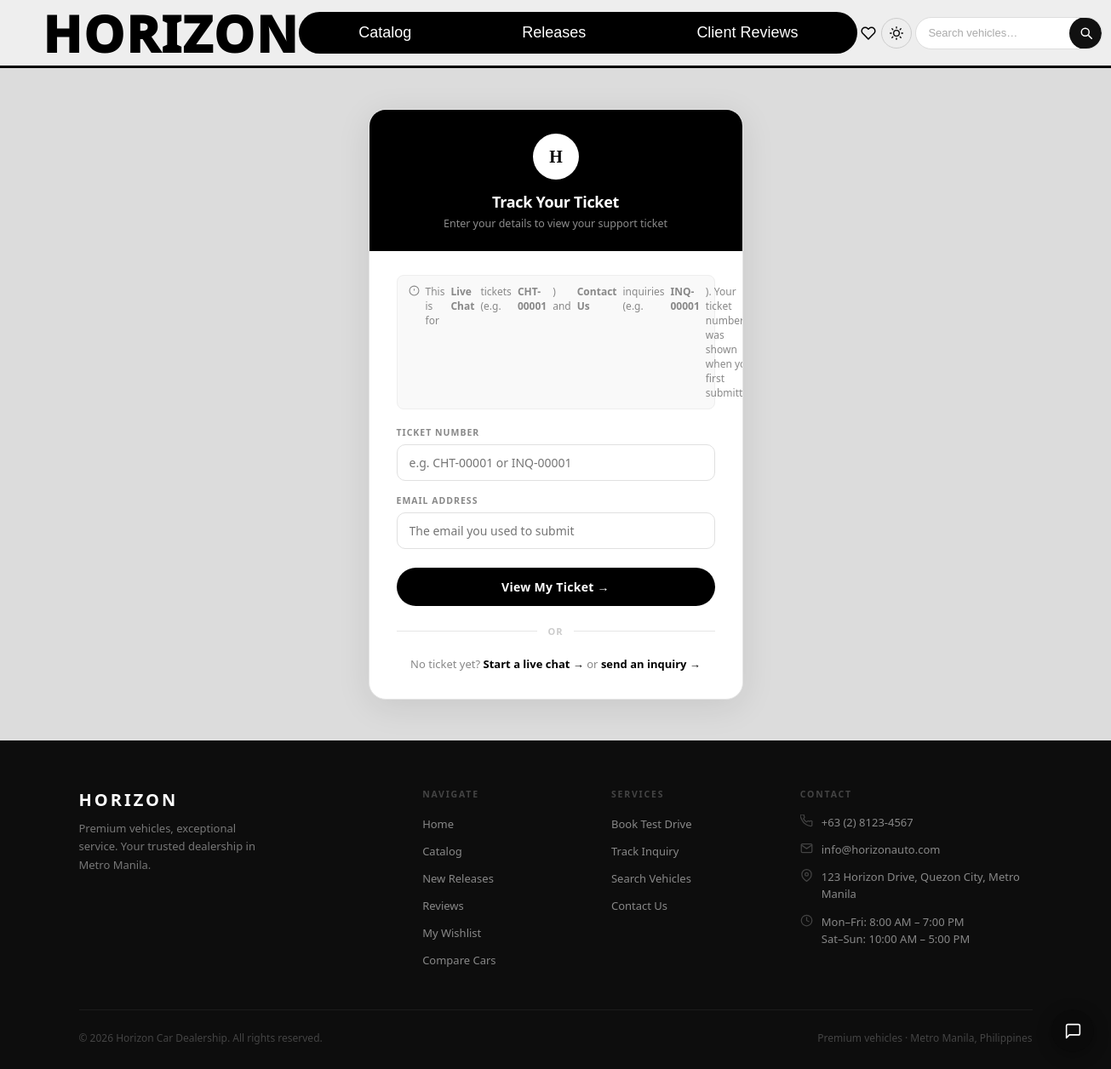
The page /ticket/ on the database its author committed.
### horizon/models.py (models this page shows, shortened)
class DealershipSettings(models.Model):
    dealership_name  = models.CharField(max_length=120, default='Horizon Car Dealership')
    phone            = models.CharField(max_length=40,  default='+63 (2) 8123-4567')
    email            = models.EmailField(default='info@horizonauto.com')
    address          = models.CharField(max_length=200, default='123 Horizon Drive, Quezon City, Metro Manila')
    weekday_hours    = models.CharField(max_length=60,  default='8:00 AM – 7:00 PM')
    weekend_hours    = models.CharField(max_length=60,  default='10:00 AM – 5:00 PM')
    facebook_url     = models.URLField(blank=True, default='')
    instagram_url    = models.URLField(blank=True, default='')
    telegram_url     = models.URLField(blank=True, default='')
    tagline          = models.CharField(max_length=200, blank=True, default='')
    brand_name       = models.CharField(max_length=40, default='HORIZON',
                           help_text='Short name shown in the navbar (e.g. HORIZON)')
    chat_avatar_letter = models.CharField(max_length=2, default='H',
                           help_text='1-2 letter initial shown in the chat widget avatar')
    footer_tagline   = models.CharField(max_length=200, blank=True,
                           default='Premium vehicles, exceptional service. Your trusted dealership in Metro Manila.',
                           help_text='Short description shown under the brand name in the footer')
    footer_copyright = models.CharField(max_length=200, blank=True, default='',
                           help_text='Custom copyright line. Leave blank to auto-generate from dealership name.')
    footer_show_nav      = models.BooleanField(default=True, help_text='Show the Navigate links column')
    footer_show_services = models.BooleanField(default=True, help_text='Show the Services links column')
    footer_show_contact  = models.BooleanField(default=True, help_text='Show the Contact details column')
    footer_show_socials  = models.BooleanField(default=True, help_text='Show social media icon links')
    class Meta:
        verbose_name = verbose_name_plural = 'Dealership Settings'
    @classmethod
    def get(cls):
        obj, _ = cls.objects.get_or_create(pk=1)
        return obj

### horizon/views.py (the view, shortened to what this page needs)
# urls.py: path('ticket/',                  views.ticket_lookup,    name='ticket_lookup'),
@csrf_exempt
def ticket_lookup(request):
    error = None
    return render(request, 'horizon/ticket_lookup.html', {'error': error})

### horizon/context_processors.py (called while the page is built)
def dealership_settings(request):
    return {'dealership_settings': DealershipSettings.get()}

def pending_test_drives(request):
    try:
        count = TestDriveRequest.objects.filter(is_read=False).count()
    except Exception:
        count = 0
    return {'sb_pending_test_drives': count}

### horizon/templates/horizon/ticket_lookup.html (shortened to what this page needs)
{% extends 'horizon/base.html' %}
{% load static %}
{% block content %}
<div class="tl-wrap">
  <div class="tl-card">
    <div class="tl-head">
      <div class="tl-logo">H</div>
      <h1>Track Your Ticket</h1>
      <p>Enter your details to view your support ticket</p>
    </div>
    <div class="tl-body">
      <div class="tl-hint">
        <svg width="13" height="13" viewBox="0 0 24 24" fill="none" stroke="currentColor" stroke-width="2" style="flex-shrink:0;margin-top:1px"><circle cx="12" cy="12" r="10"/><line x1="12" y1="8" x2="12" y2="12"/><line x1="12" y1="16" x2="12.01" y2="16"/></svg>
        This is for <strong>Live Chat</strong> tickets (e.g. <strong>CHT-00001</strong>) and <strong>Contact Us</strong> inquiries (e.g. <strong>INQ-00001</strong>). Your ticket number was shown when you first submitted.
      </div>
      <form method="post">
        <div class="tl-field">
          <label class="tl-label">Ticket Number</label>
          <input class="tl-input {% if error %}err{% endif %}"
                 type="text" name="ticket_no"
                 placeholder="e.g. CHT-00001 or INQ-00001"
                 autocomplete="off"
                 value="{{ request.POST.ticket_no|default:'' }}">
        </div>
        <div class="tl-field">
          <label class="tl-label">Email Address</label>
          <input class="tl-input {% if error %}err{% endif %}"
                 type="email" name="email"
                 placeholder="The email you used to submit"
                 value="{{ request.POST.email|default:'' }}">
        </div>
        <button type="submit" class="tl-btn">View My Ticket →</button>
      </form>
      <div class="tl-divider">or</div>
      <p class="tl-sub-link">No ticket yet? <a href="{% url 'home' %}">Start a live chat →</a> or <a href="{% url 'home' %}#contact">send an inquiry →</a></p>
    </div>
  </div>
</div>
{% endblock %}

### horizon/templates/horizon/base.html (shortened to what this page needs)
{% load static %}
<!DOCTYPE html>
<html lang="en">
<head>
  <link rel="stylesheet" href="{% static 'css/stylesheet.css' %}">
  <link rel="stylesheet" href="{% static 'css/dark.css' %}">
</head>
<body>
<header class="navbar">
  <div class="logo"><a href="{% url 'home' %}">{{ dealership_settings.brand_name }}</a></div>
  <nav class="nav-center" id="navMenu">
    <a href="{% url 'catalog' %}">Catalog</a>
    <a href="{% url 'releases' %}">Releases</a>
    <a href="{% url 'client_releases' %}">Client Reviews</a>
  </nav>
  <a href="{% url 'wishlist' %}" class="nav-wl-link" title="My Wishlist" aria-label="Wishlist">
    <svg width="18" height="18" viewBox="0 0 24 24" fill="none" stroke="currentColor" stroke-width="2" stroke-linecap="round" stroke-linejoin="round"><path d="M20.84 4.61a5.5 5.5 0 0 0-7.78 0L12 5.67l-1.06-1.06a5.5 5.5 0 0 0-7.78 7.78l1.06 1.06L12 21.23l7.78-7.78 1.06-1.06a5.5 5.5 0 0 0 0-7.78z"/></svg>
  </a>
  <button class="dm-toggle" id="dmToggle" onclick="dmToggle()" title="Toggle dark mode" aria-label="Toggle dark mode">
  </button>
  <div class="nav-search-wrap" id="navSearchWrap">
    <form class="nav-search" action="{% url 'search' %}" method="get" role="search" onsubmit="navAcClose()">
      <input class="nav-search-input" id="navSearchInput" type="search" name="q" placeholder="Search vehicles…"
             value="{{ request.GET.q|default:'' }}" autocomplete="off" aria-label="Search vehicles"
             oninput="navAcInput(this.value)" onkeydown="navAcKey(event)" onfocus="navAcInput(this.value)">
      <button class="nav-search-btn" type="submit" aria-label="Submit search">
        <svg width="15" height="15" viewBox="0 0 20 20" fill="none" stroke="currentColor"
             stroke-width="2" stroke-linecap="round"><circle cx="9" cy="9" r="6"/><line x1="14.5" y1="14.5" x2="19" y2="19"/></svg>
      </button>
    </form>
  </div>
</header>
{% block content %}{% endblock %}
<footer class="site-footer">
  <div class="ft-inner">
    <div class="ft-grid">
      <div class="ft-col ft-col-brand">
        <p class="ft-brand-name">{{ dealership_settings.brand_name }}</p>
        {% if dealership_settings.footer_tagline %}
        <p class="ft-tagline">{{ dealership_settings.footer_tagline }}</p>
        {% endif %}
      </div>
      {% if dealership_settings.footer_show_nav %}
      <div class="ft-col">
        <p class="ft-col-title">Navigate</p>
        <ul class="ft-links">
          <li><a href="{% url 'home' %}">Home</a></li>
          <li><a href="{% url 'catalog' %}">Catalog</a></li>
          <li><a href="{% url 'releases' %}">New Releases</a></li>
          <li><a href="{% url 'client_releases' %}">Reviews</a></li>
          <li><a href="{% url 'wishlist' %}">My Wishlist</a></li>
          <li><a href="{% url 'compare' %}">Compare Cars</a></li>
        </ul>
      </div>
      {% endif %}
      {% if dealership_settings.footer_show_services %}
      <div class="ft-col">
        <p class="ft-col-title">Services</p>
        <ul class="ft-links">
          <li><a href="{% url 'vehicle_detail' pk=1 %}" onclick="event.preventDefault();document.querySelector('.float-chat-btn')&&document.querySelector('.float-chat-btn').click()">Book Test Drive</a></li>
          <li><a href="{% url 'ticket_lookup' %}">Track Inquiry</a></li>
          <li><a href="{% url 'search' %}">Search Vehicles</a></li>
          <li><a href="{% url 'home' %}#contact">Contact Us</a></li>
        </ul>
      </div>
      {% endif %}
      {% if dealership_settings.footer_show_contact %}
      <div class="ft-col ft-col-contact">
        <p class="ft-col-title">Contact</p>
        {% if dealership_settings.phone %}
        <div class="ft-contact-item">
          <span>{{ dealership_settings.phone }}</span>
        </div>
        {% endif %}
        {% if dealership_settings.email %}
        <div class="ft-contact-item">
          <svg class="ft-ci" viewBox="0 0 24 24" fill="none" stroke="currentColor" stroke-width="2" stroke-linecap="round" stroke-linejoin="round"><path d="M4 4h16c1.1 0 2 .9 2 2v12c0 1.1-.9 2-2 2H4c-1.1 0-2-.9-2-2V6c0-1.1.9-2 2-2z"/><polyline points="22,6 12,13 2,6"/></svg>
          <span>{{ dealership_settings.email }}</span>
        </div>
        {% endif %}
        {% if dealership_settings.address %}
        <div class="ft-contact-item">
          <svg class="ft-ci" viewBox="0 0 24 24" fill="none" stroke="currentColor" stroke-width="2" stroke-linecap="round" stroke-linejoin="round"><path d="M21 10c0 7-9 13-9 13s-9-6-9-13a9 9 0 0118 0z"/><circle cx="12" cy="10" r="3"/></svg>
          <span>{{ dealership_settings.address }}</span>
        </div>
        {% endif %}
        {% if dealership_settings.weekday_hours or dealership_settings.weekend_hours %}
        <div class="ft-contact-item">
          <svg class="ft-ci" viewBox="0 0 24 24" fill="none" stroke="currentColor" stroke-width="2" stroke-linecap="round" stroke-linejoin="round"><circle cx="12" cy="12" r="10"/><polyline points="12 6 12 12 16 14"/></svg>
          <span>
            {% if dealership_settings.weekday_hours %}Mon–Fri: {{ dealership_settings.weekday_hours }}<br>{% endif %}
            {% if dealership_settings.weekend_hours %}Sat–Sun: {{ dealership_settings.weekend_hours }}{% endif %}
          </span>
        </div>
        {% endif %}
      </div>
      {% endif %}
    </div>
    <div class="ft-divider"></div>
    <div class="ft-bottom">
      <p class="ft-copy">
        &copy; {% now "Y" %}
        {% if dealership_settings.footer_copyright %}
          {{ dealership_settings.footer_copyright }}
        {% else %}
          {{ dealership_settings.dealership_name }}. All rights reserved.
        {% endif %}
      </p>
      <p class="ft-bottom-right">Premium vehicles &middot; Metro Manila, Philippines</p>
    </div>
  </div>
</footer>
<button class="hb" id="hwBubble" onclick="hwToggle()" aria-label="Chat">
  <svg class="ic-c" viewBox="0 0 24 24" fill="none" stroke="currentColor" stroke-width="1.8" stroke-linecap="round" stroke-linejoin="round"><path d="M21 15a2 2 0 01-2 2H7l-4 4V5a2 2 0 012-2h14a2 2 0 012 2z"/></svg>
</button>
</body>
</html>

### static/css/stylesheet.css (style rules this page uses)
:root { --ink: #0a0a0a; --ink-2: #1c1c1e; --muted: #6e6e73; --pale: #aeaeb2; --line: #e2e2e2; --surface: #fafafa; --white: #ffffff; --red: #d62222; --font-display: "Horizon", serif; --font-body: "poppins", "Segoe UI", sans-serif; --r-sm: 6px; --r-md: 10px; --r-lg: 16px; --shadow-xs: 0 1px 3px rgba(0,0,0,0.05); --shadow-sm: 0 2px 8px rgba(0,0,0,0.07); --shadow: 0 1px 3px rgba(0,0,0,0.06), 0 4px 16px rgba(0,0,0,0.04); --shadow-md: 0 8px 28px rgba(0,0,0,0.10); --t: 0.18s; --ease: cubic-bezier(0.4,0,0.2,1); }
* { margin: 0; padding: 0; box-sizing: border-box; font-family: "Segoe UI", sans-serif; }
body { background: #dcdcdc; }
.navbar { height: 80px; background: #eeeeee; border-bottom: 3px solid #000; display: flex; align-items: center; justify-content: space-between; padding: 0 50px; }
.logo { font-family: "Horizon"; font-size: 60px; font-weight: 1000; color: #000000; letter-spacing: 2px; }
.logo a { color: #000000; text-decoration: none; }
.nav-center { display: flex; align-items: center; gap: 130px; background: #000000; padding: 14px 70px; border-radius: 50px; }
.nav-center a { color: #fff; text-decoration: none; font-weight: 600; font-size: 18px; white-space: nowrap; font-weight: 500; font-family: "poppis", sans-serif; }
.nav-search { display: flex; align-items: center; background: #fff; border: 1.5px solid #ddd; border-radius: 50px; overflow: hidden; height: 38px; transition: border-color 0.2s; }
.nav-search-input { border: none; outline: none; background: transparent; padding: 0 14px; font-size: 13px; font-family: 'Barlow', 'Poppins', sans-serif; color: #111; width: 180px; height: 100%; }
.nav-search-input::placeholder { color: #aaa; }
.nav-search-btn { background: #111; border: none; color: #fff; width: 38px; height: 38px; border-radius: 50%; display: flex; align-items: center; justify-content: center; cursor: pointer; flex-shrink: 0; transition: background 0.15s; margin: 0; padding: 0; }
.site-footer { background: #0d0d0d; color: #fff; font-family: 'Poppins', sans-serif; }
.ft-inner { max-width: 1200px; margin: 0 auto; padding: 56px 40px 28px; }
.ft-grid { display: grid; grid-template-columns: 2fr 1fr 1fr 1.5fr; gap: 40px; margin-bottom: 48px; }
.ft-brand-name { font-size: 20px; font-weight: 700; letter-spacing: 3px; margin: 0 0 10px; color: #fff; }
.ft-tagline { font-size: 13px; color: #777; line-height: 1.65; margin: 0 0 24px; max-width: 230px; }
.ft-col-title { font-size: 10.5px; font-weight: 600; letter-spacing: 1.8px; text-transform: uppercase; color: #444; margin: 0 0 16px; }
.ft-links { list-style: none; padding: 0; margin: 0; display: flex; flex-direction: column; gap: 10px; }
.ft-links a { color: #888; font-size: 13px; text-decoration: none; transition: color 0.18s; }
.ft-contact-item { display: flex; align-items: flex-start; gap: 10px; margin-bottom: 12px; font-size: 13px; color: #888; line-height: 1.55; }
.ft-ci { width: 15px; height: 15px; flex-shrink: 0; margin-top: 1px; color: #444; }
.ft-divider { border: none; border-top: 1px solid #1c1c1c; margin: 0 0 24px; }
.ft-bottom { display: flex; justify-content: space-between; align-items: center; flex-wrap: wrap; gap: 10px; }
.ft-copy { font-size: 12px; color: #444; margin: 0; }
.ft-bottom-right { font-size: 12px; color: #444; margin: 0; }
@media (min-width: 1025px) { .nav-center { gap: 130px; padding: 14px 70px; } }
@media (min-width: 1025px) { .navbar { padding: 0 50px; } }

### static/css/dark.css (style rules this page uses)
.dm-toggle { display: inline-flex; align-items: center; justify-content: center; width: 36px; height: 36px; border-radius: 50%; border: 1.5px solid #ccc; background: transparent; color: inherit; cursor: pointer; margin-right: 4px; flex-shrink: 0; transition: border-color 0.2s, background 0.2s, transform 0.2s; }
.dm-toggle .dm-sun { display: block; }

### rows shown on the page
DealershipSettings: brand_name "HORIZON", footer_tagline "Premium vehicles, exceptional service. Your trusted dealership in Metro Manila.", phone "+63 (2) 8123-4567", email "info@horizonauto.com", address "123 Horizon Drive, Quezon City, Metro Manila", weekday_hours "8:00 AM – 7:00 PM", weekend_hours "10:00 AM – 5:00 PM", dealership_name "Horizon Car Dealership"
